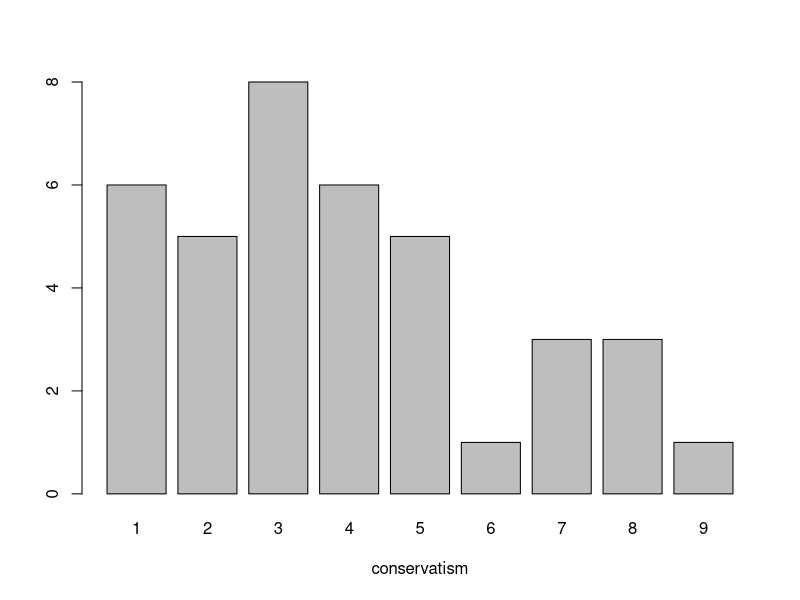
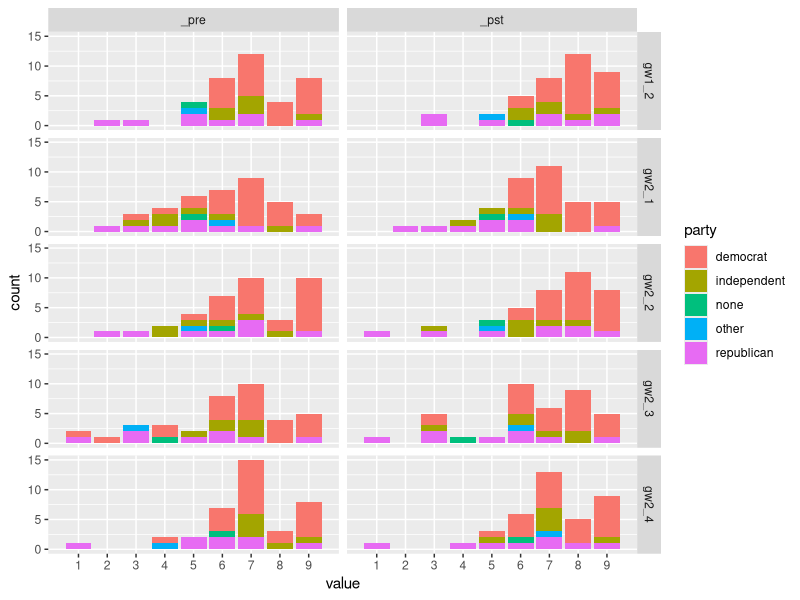

Reproduce these figures in R, in order. (Note: this script raises an error after producing the figures.)
library(dplyr)
library(ggplot2)
library(tidyr)
library(psych)

dat1 = read.csv("cco_mech_core_intervention_notext.csv")
dat2 = read.csv("cco_mech_delayed_test_notext.csv")



# Is dat1 the Experiment 6 MTurk group?
table(dat1$party) # you guys only have 8 republicans in the whole sample
barplot(table(dat1$conserv), xlab = "conservatism") # sample leans left
table(dat1$conserv, dat1$party)

# 
dat1 %>% 
  select(starts_with("gw")) %>% 
  head

dat1 %>% 
  select(starts_with("gw")) %>% 
  cor(use = "pairwise.complete") %>% 
  round(3)

dat1 %>% 
  gather(key = "question", value = "value", starts_with("gw")) %>% 
  separate(question, into = c("question", "time"), sep = -4) %>% 
  ggplot(aes(x = value, fill = party)) +
  geom_bar() +
  facet_grid(question~time) +
  scale_x_discrete(limits = 1:9)

dat1 %>% 
  filter(party %in% c("democrat", "republican")) %>% 
  gather(key = "question", value = "value", starts_with("gw")) %>% 
  separate(question, into = c("question", "time"), sep = -4) %>% 
  filter(question %in% c("gw1_2_", "gw2_1_", "gw2_2_")) %>% 
  ggplot(aes(x = time, y = value)) +
  geom_point(position = position_jitter(width = .1, height = .02)) +
  geom_line(aes(group = subj_id)) +
  facet_grid(party~question)

dat1 %>% 
  filter(party %in% c("democrat", "republican")) %>% 
  gather(key = "question", value = "value", starts_with("gw")) %>% 
  separate(question, into = c("question", "time"), sep = -4) %>% 
  ggplot(aes(x = time, y = value, col = party)) +
  geom_point(position = position_jitter(width = .2, height = .5)) +
  geom_line(aes(group = subj_id)) +
  facet_wrap(~question)
  